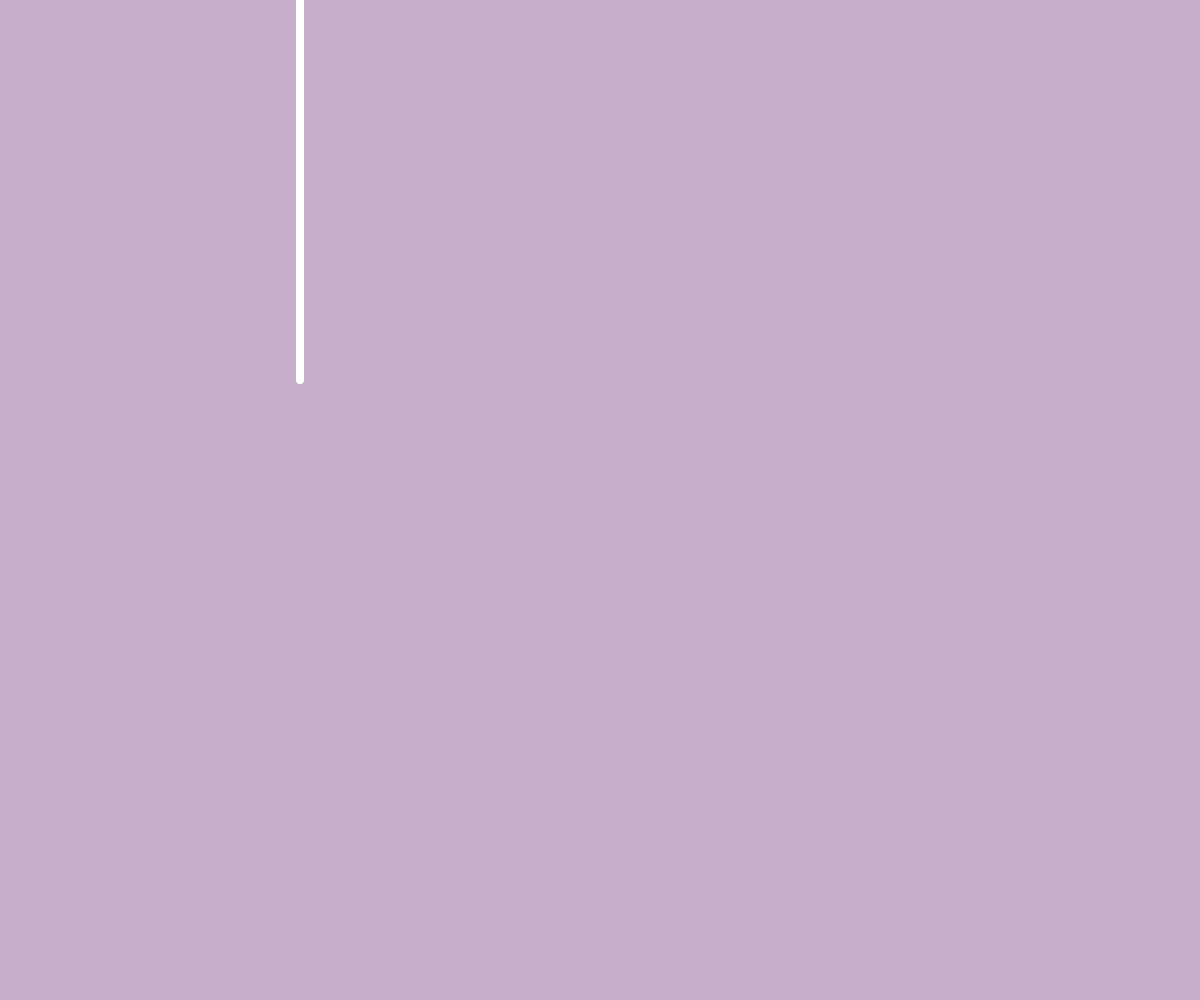
Frame 1 (no input)
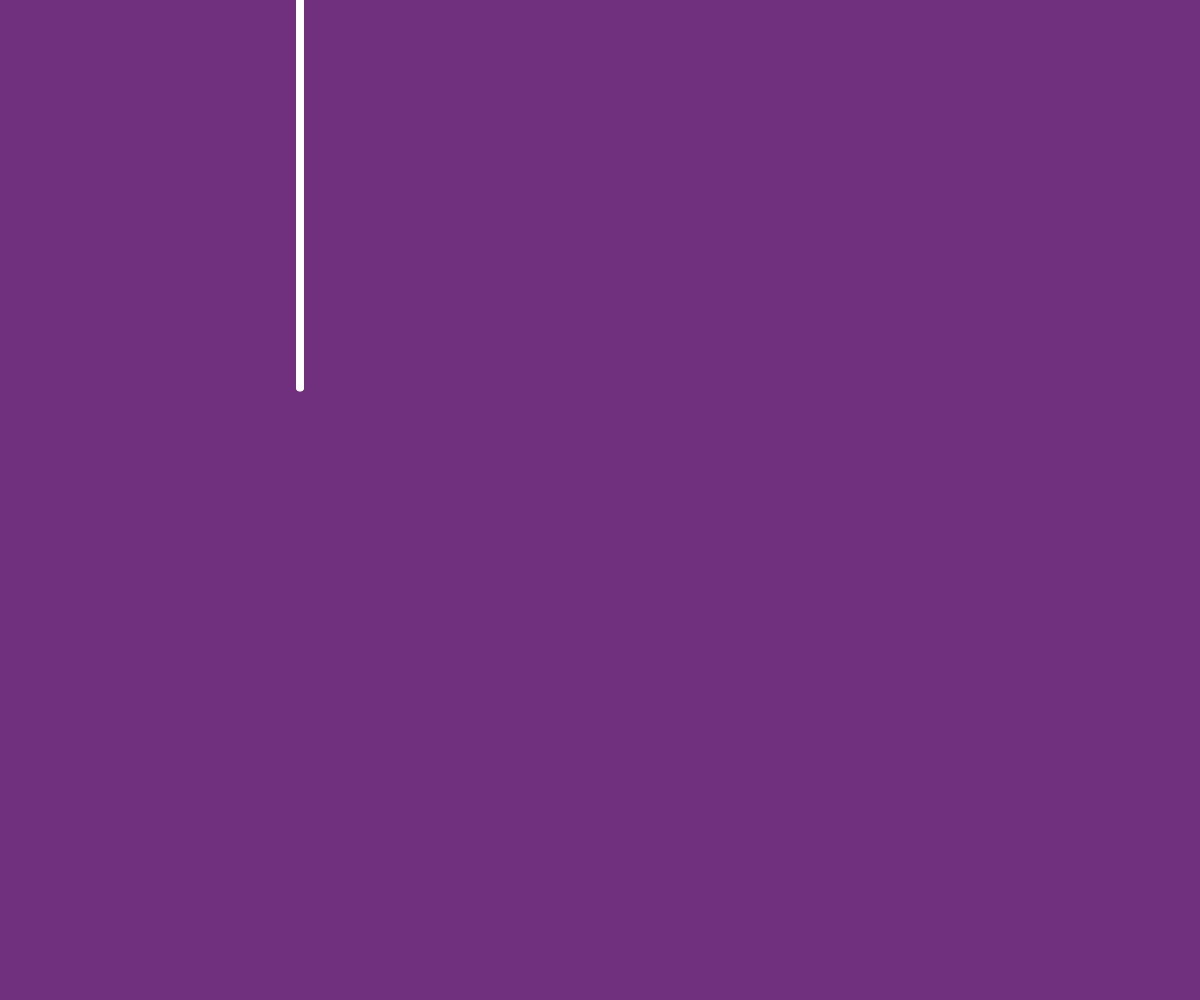
Frame 60 (no input)
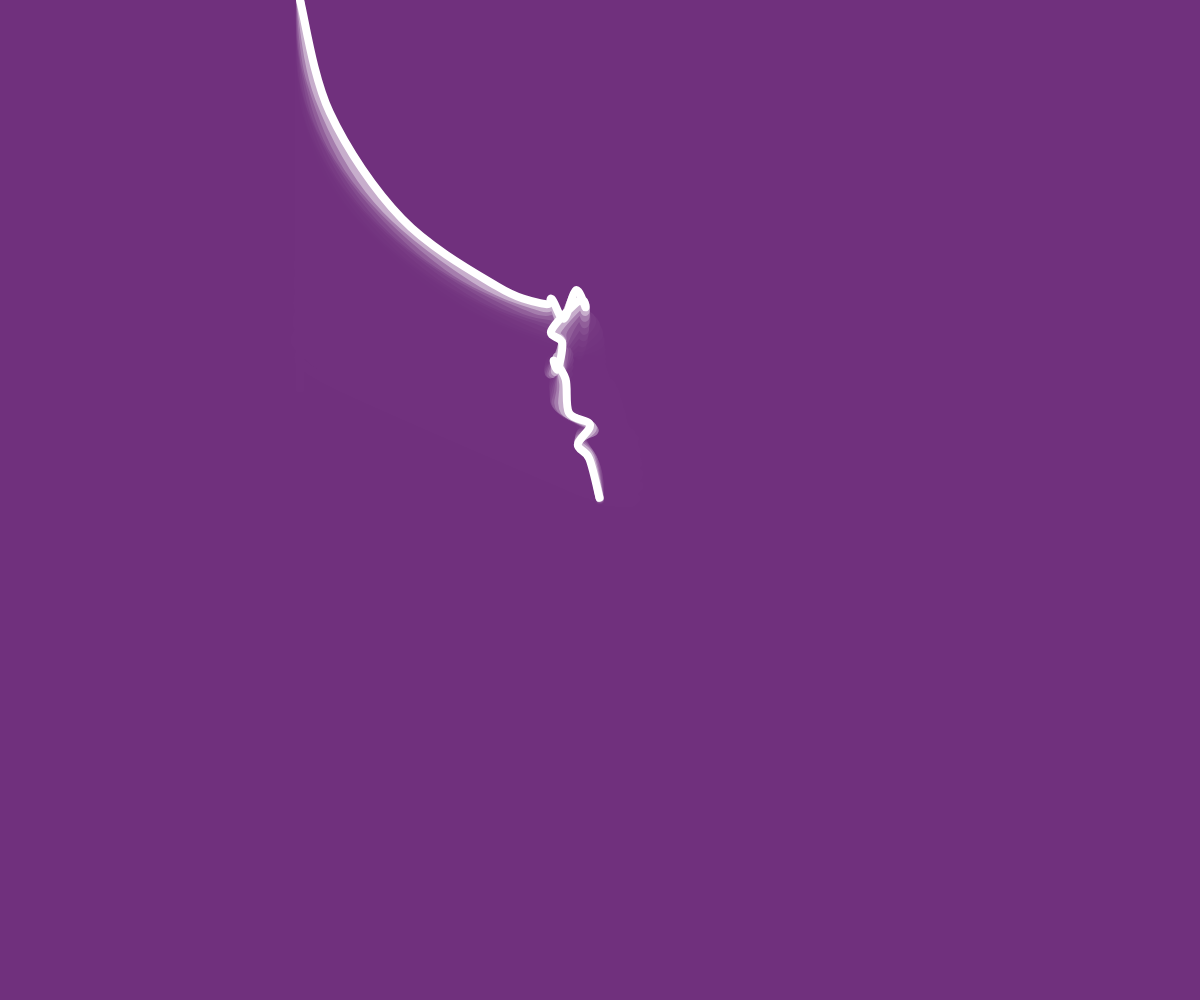
Frame 120 (the mouse pressed at the canvas centre since frame 60)

The p5.js sketch that drew these frames (run headless with seeded random() and noise() and a simulated clock; from frame 60 on, the mouse is pressed at the canvas centre):

// p5.js sketch
// ── sketch.js
let particles = [];
let springs = [];
let spacing = 20;
let k = 0.1;


let gravity;

function setup(){
    createCanvas(windowWidth, windowHeight);
    for (let i = 0; i < 20; i++){
        particles[i] = new Particle(300, i*spacing);
        if(i != 0){
            let a = particles[i];
            let b = particles[i - 1];
            let spring = new Spring(k,spacing,a,b);
            springs.push(spring);
        }
    }

    particles[0].locked = true;

    gravity = createVector(0,0.005);
}

function draw(){
    background(112,50,126,100);
    for (let s of springs){
        s.update();
        // s.show();
    }

    noFill();
    stroke(255);
    strokeWeight(8);
    beginShape();
    let head = particles[0];
    curveVertex(head.pos.x, head.pos.y);
    for (let p of particles){
        p.applyForce(gravity);
        p.update();
        curveVertex(p.pos.x,p.pos.y);
    }
    let tail = particles[particles.length-1];
    curveVertex(tail.pos.x,tail.pos.y);
    endShape();

    if(mouseIsPressed){
        tail.pos.set(mouseX,mouseY);
        tail.vel.set(0,0);
    }




    // velocity.add(force);
    // velocity.add(gravity);
    // bob.add(velocity);
    // velocity.mult(0.99);
}

class Wave{
    constructor(amp,period,phase){
        this.amplitude = amp;
        this.period = period;
        this.phase = phase;
    }

    evaluate(x){
        return sin(this.phase + TWO_PI * x / this.period) * this.amplitude;
    }

    update(){
        this.phase += 0.03;
    }
}
// ── particle.js
class Particle{
  constructor(x, y){
    this.locked = false;
    this.pos = createVector(x,y);
    this.vel = createVector(0,0);
    this.acc = createVector(0,0);
    this.mass = 1;
  }

  applyForce(force) {
    let f = force.copy();
    f.div(this.mass);
    this.acc.add(f);
  }

  update(){
    if(!this.locked){
      this.vel.mult(0.99);
      this.vel.add(this.acc);
      this.pos.add(this.vel);
      this.acc.mult(0);
    }
  }

  show(){
    stroke(255);
    strokeWeight(1);
    fill(45,197,244);
    ellipse(this.pos.x, this.pos.y,10);
  }
}
// ── spring.js

class Spring{
    constructor(k, restLength, a, b){
        this.k = k;
        this.restLength = restLength;
        this.a = a;
        this.b = b;
    }

    update(){
        let force = p5.Vector.sub(this.b.pos, this.a.pos);
        let x = force.mag() - this.restLength;
        force.normalize();
        force.mult(this.k * x);
        this.a.applyForce(force);
        force.mult(-1);
        this.b.applyForce(force);
    }

    show(){
        strokeWeight(1);
        stroke(255);
        line(this.a.pos.x, this.a.pos.y,
            this.b.pos.x, this.b.pos.y);
    }
}
